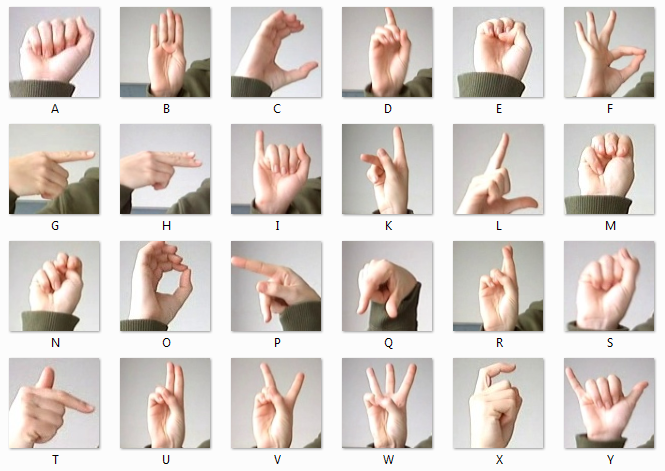
#> input picture amer_sign2.png, 665 x 471 px, given in place of the camera
$ python webcam_cv2.py   (older library calls are emulated)
#> lines starting #> are read from the running program, lines starting #| are printed output that depends on the picture; after the words box and inside, x2 and y2 are one past the last pixel; in counts of white or black regions, pixels touching at a corner belong together
import numpy as np
import cv2
import pandas as pd
import matplotlib
matplotlib.use('TkAgg')
import matplotlib.pyplot as plt

cap = cv2.VideoCapture(0)

if (cap.isOpened()== False):
  print("Error opening video stream or file")

frame_width = int(cap.get(3))
frame_height = int(cap.get(4))

out = cv2.VideoWriter('/Users/anubhavjain/Desktop/sign-language-mnist/outpy.mp4',cv2.VideoWriter_fourcc('M','P','4','2'), 10, (frame_width,frame_height))

while(cap.isOpened()):
    # Capture frame-by-frame
    ret, frame = cap.read()
#> frame is the input picture: shape (471, 665, 3); mean B, G, R 201.9, 207.3, 216.2

    out.write(frame)
    # Our operations on the frame come here
    gray = cv2.cvtColor(frame, cv2.COLOR_BGR2GRAY)
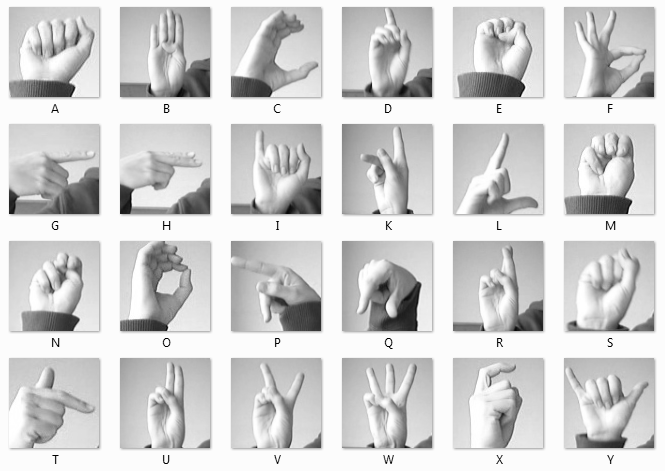
#> gray: shape (471, 665); min 0, max 255, mean 209.3

    cv2.rectangle(frame, (150, 150), (500, 500), (0, 255, 0), 0)
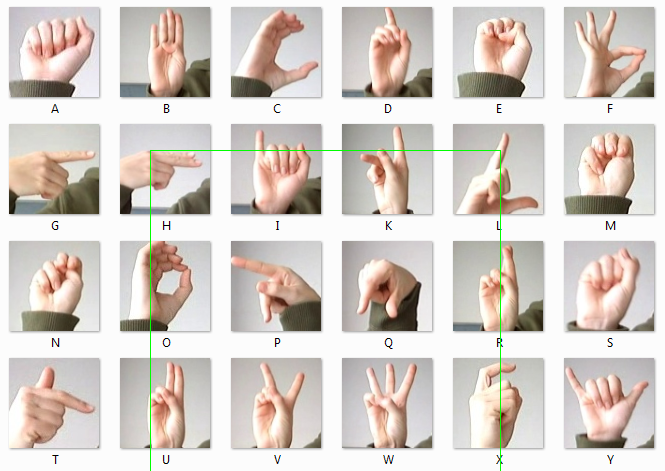
#> frame: shape (471, 665, 3); 0.32% of pixels changed, all inside (x1, y1, x2, y2) = (150, 150, 501, 471)
    crop_image = frame[150:486, 150:486]

    # Apply Gaussian blur
    blur = cv2.GaussianBlur(crop_image, (3, 3), 0)

    # Change color-space from BGR -> HSV
    hsv = cv2.cvtColor(blur, cv2.COLOR_BGR2HSV)
#> hsv: shape (321, 336, 3); mean H, S, V 25, 23.1, 215.9

    # Create a binary image with where white will be skin colors and rest is black
    mask2 = cv2.inRange(hsv, np.array([2, 0, 0]), np.array([20, 255, 255]))
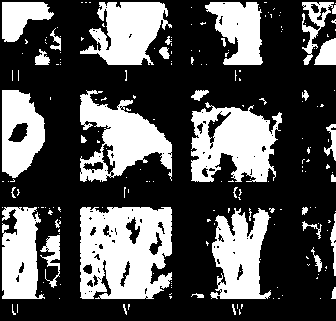
#> mask2: shape (321, 336); 33.3% white; 193 white regions (159 under 20 px), largest, box (x1, y1, x2, y2) and area: (80, 207, 172, 299) 6939, (191, 102, 282, 182) 4746, (80, 90, 172, 182) 4207

    # Kernel for morphological transformation
    kernel = np.ones((5, 5))

    # Apply morphological transformations to filter out the background noise
    dilation = cv2.dilate(mask2, kernel, iterations=1)
#> dilation: shape (321, 336); 49.7% white; 64 white regions (1 under 20 px), largest, box (x1, y1, x2, y2) and area: (78, 205, 174, 301) 8875, (189, 100, 284, 184) 6520, (78, 88, 174, 184) 6110
    erosion = cv2.erode(dilation, kernel, iterations=1)
#> erosion: shape (321, 336); 37.8% white; 86 white regions (52 under 20 px), largest, box (x1, y1, x2, y2) and area: (80, 207, 172, 299) 7747, (191, 102, 282, 182) 5316, (80, 90, 172, 182) 4754

    # Apply Gaussian Blur and Threshold
    filtered = cv2.GaussianBlur(erosion, (3, 3), 0)
    ret1, thresh = cv2.threshold(filtered, 127, 255, 0)
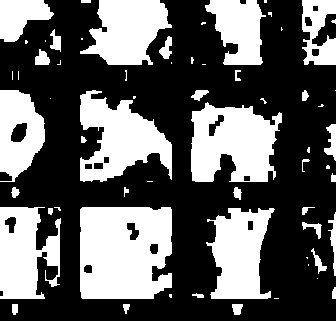
#> thresh: shape (321, 336); 37.7% white; 63 white regions (29 under 20 px)

    # Show threshold image
    cv2.imshow("Thresholded", thresh)

    # Find contours
    image, contours, hierarchy = cv2.findContours(thresh, cv2.RETR_TREE, cv2.CHAIN_APPROX_SIMPLE)
#> contours = 77 contours, 32 with area under 20; largest, box (x1, y1, x2, y2) and area: (80, 207, 172, 299) 7798, (191, 102, 282, 182) 5258, (80, 90, 172, 182) 4632, (206, 208, 275, 299) 4026, (0, 207, 61, 299) 3825

    # Find contour with maximum area
    contour = max(contours, key=lambda x: cv2.contourArea(x))
#> contour = contour of 70 points, box (x1, y1, x2, y2) (80, 207, 172, 299), area 7798

    # Create bounding rectangle around the contour
    x, y, w, h = cv2.boundingRect(contour)
#> x = 80; y = 207; w = 92; h = 92
    cv2.rectangle(crop_image, (x, y), (x + w, y + h), (0, 0, 255), 0)
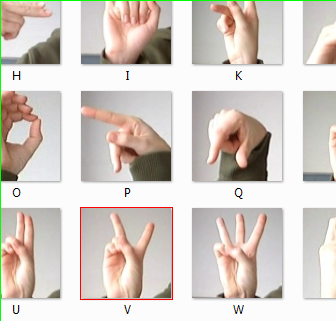
#> crop_image: shape (321, 336, 3); mean B, G, R 199.1, 205.8, 214.3

    hand = crop_image[y:y+h,x:x+w]
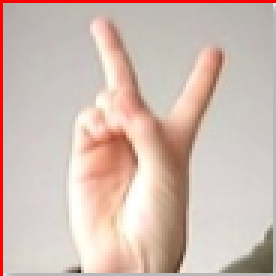
#> hand: shape (92, 92, 3) (shown 3 times larger); mean B, G, R 179.7, 188.9, 209.9
    # Display the resulting frame

    cv2.imshow('Gesture',mat=frame)
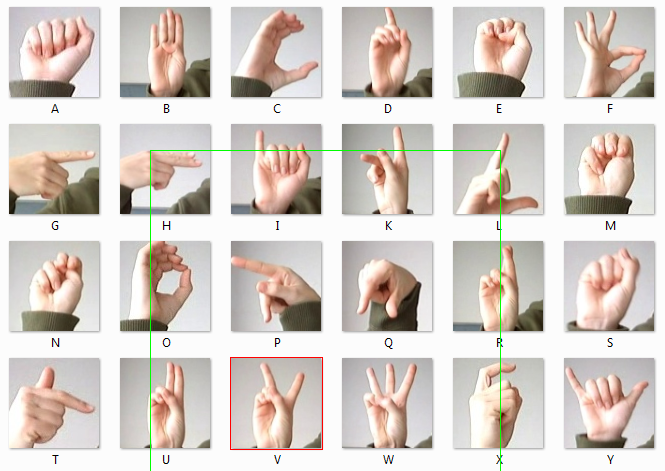
#> window 'Gesture': shape (471, 665, 3); mean B, G, R 201, 207.2, 215.6

    if cv2.waitKey(25) & 0xFF == ord('c'):
#> (key q is pressed here)
        cv2.imwrite('/Users/anubhavjain/Desktop/sign-language-mnist/outpy.png',crop_image)
        img = cv2.imread('/Users/anubhavjain/Desktop/sign-language-mnist/outpy.png',1)
        img1 = cv2.imread('/Users/anubhavjain/Desktop/sign-language-mnist/outpy.png',0)
        img1 = cv2.GaussianBlur(img1,(5,5),0)
        img1 = cv2.Canny(img1,140,220)

        cv2.imwrite('/Users/anubhavjain/Desktop/sign-language-mnist/outpy2.png',img1)
        r,c,x = img.shape

        pic_arrayr = np.empty((r,c))
        pic_arrayg = np.empty((r, c))
        pic_arrayb = np.empty((r, c))
        for i in range(r):
            for j in range(c):
                pic_arrayr[i][j] = img.item(i,j,0)/255

        for i in range(r):
            for j in range(c):
                pic_arrayg[i][j] = img.item(i,j,1)/255

        for i in range(r):
            for j in range(c):
                pic_arrayb[i][j] = img.item(i,j,2)/255

        print(pic_arrayr,pic_arrayr.shape)
        print(pic_arrayg, pic_arrayg.shape)
        print(pic_arrayb, pic_arrayb.shape)

        img =   cv2.resize(img,None,fx=1/12,fy=1/12,interpolation=cv2.INTER_AREA)

        cv2.imwrite('/Users/anubhavjain/Desktop/sign-language-mnist/outpy1.png', img)
        img = cv2.imread('/Users/anubhavjain/Desktop/sign-language-mnist/outpy1.png',0)
        pic_array = np.empty((28, 28))
        for i in range(28):
            for j in range(28):
                pic_array[i][j] = float(img.item(i,j))
                pic_array[i][j] = pic_array[i][j]/255

        #pic_array = pic_array.reshape(1, 28, 28, 1)
        df = pd.DataFrame(pic_array)
        df.to_csv('/Users/anubhavjain/Desktop/sign-language-mnist/outpy3.csv')

        df1 = pd.read_csv('/Users/anubhavjain/Desktop/sign-language-mnist/sign_mnist_train.csv')
        x_train = np.array(df1)
        print(x_train[0])

        print(pic_array,pic_array.shape)
        print(df.loc[0, 0])

    if cv2.waitKey(25) & 0xFF == ord('q'):
#> (key q is pressed here)
        break;

# When everything done, release the capture
out.release()
cap.release()
cv2.destroyAllWindows()
